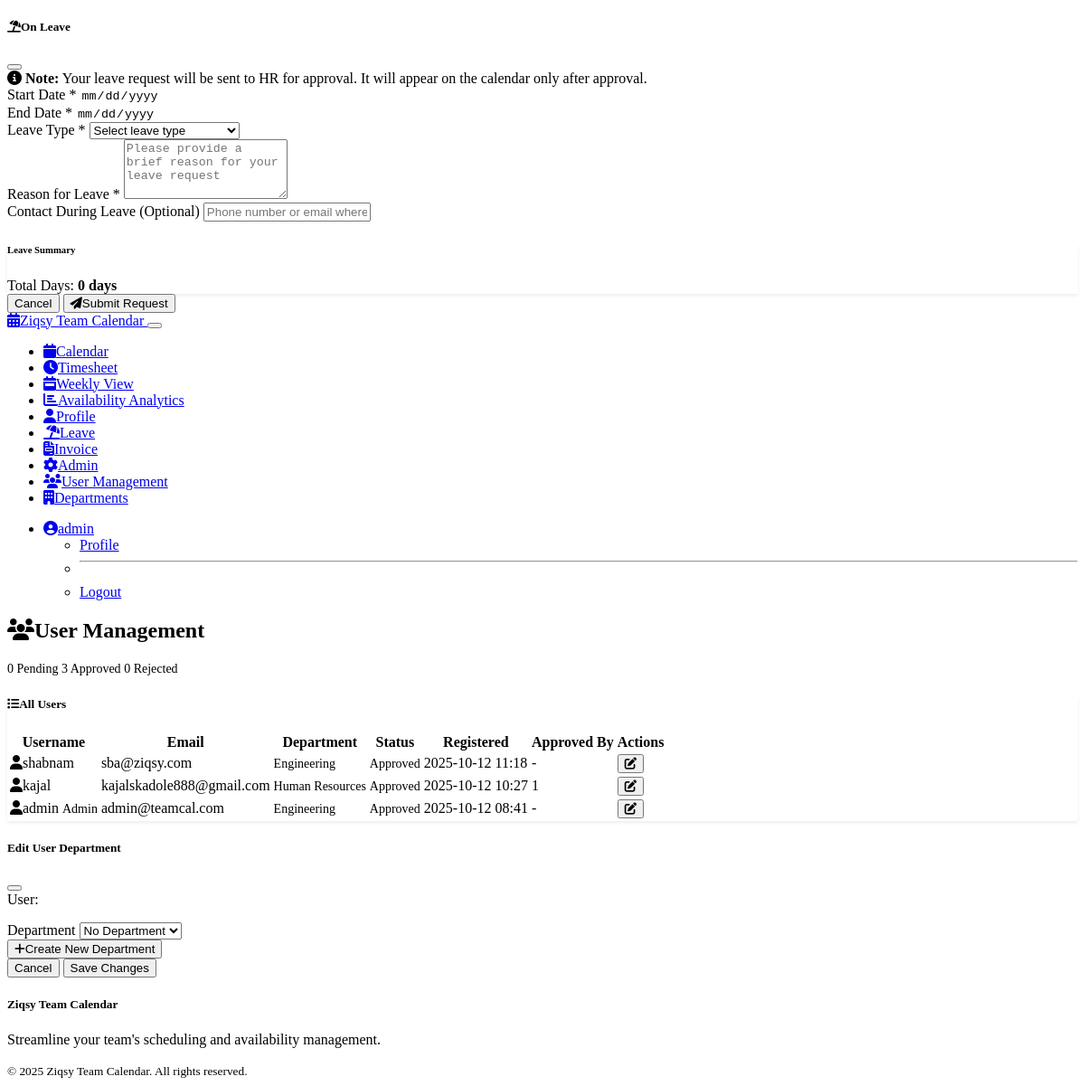
The app's page /admin/users (signed in) with its own data.
### models.py (models this page shows, shortened)
class User(UserMixin, db.Model):
    id = db.Column(db.Integer, primary_key=True)
    username = db.Column(db.String(64), unique=True, nullable=False)
    email = db.Column(db.String(120), unique=True, nullable=False)
    password_hash = db.Column(db.String(256), nullable=False)
    is_admin = db.Column(db.Boolean, default=False)
    approval_status = db.Column(db.String(20), default='pending')  # pending, approved, rejected
    approved_by = db.Column(db.Integer, db.ForeignKey('user.id'), nullable=True)  # Admin who approved
    approved_at = db.Column(db.DateTime, nullable=True)
    department_id = db.Column(db.Integer, db.ForeignKey('department.id'), nullable=True)  # User's department
    staff_number = db.Column(db.String(20), unique=True, nullable=True)  # Employee staff number
    hourly_rate = db.Column(db.Numeric(10, 2), default=10.00)  # Hourly pay rate
    standard_hours = db.Column(db.Integer, default=40)  # Standard weekly hours
    overtime_rate = db.Column(db.Numeric(10, 2), default=15.00)  # Overtime hourly rate
    default_start_time = db.Column(db.String(5), default='09:00')  # Format: HH:MM
    default_end_time = db.Column(db.String(5), default='17:00')    # Format: HH:MM
    timezone = db.Column(db.String(50), default='UTC')  # User's timezone (e.g., 'Asia/Kolkata', 'Europe/Berlin', 'Europe/London')
    created_at = db.Column(db.DateTime, default=func.now())
    role=db.Column(db.String(20), default='user')
    availability_slots = db.relationship('AvailabilitySlot', backref='user', lazy=True, cascade='all, delete-orphan')
    busy_slots = db.relationship('BusySlot', backref='user', lazy=True, cascade='all, delete-orphan')
    timesheet_entries = db.relationship('TimesheetEntry', backref='user', lazy=True, cascade='all, delete-orphan')
    user_status = db.relationship('UserStatus', backref='user', lazy=True, uselist=False, cascade='all, delete-orphan')
    manager_id = db.Column(db.Integer, db.ForeignKey('user.id'))
    manager = db.relationship('User', remote_side=[id], backref='team_members', foreign_keys=[manager_id])
    is_hr = db.Column(db.Boolean, default=False)

class Department(db.Model):
    __tablename__='department'
    id = db.Column(db.Integer, primary_key=True)
    name = db.Column(db.String(100), unique=True, nullable=False)
    description = db.Column(db.Text)
    created_at = db.Column(db.DateTime, default=func.now())
    users = db.relationship('User', backref='department', lazy=True)

### routes.py (the view)
@main_bp.route('/admin/users')
@login_required
def admin_users():
    if not current_user.is_admin:
        flash('Access denied. Admin privileges required.', 'danger')
        return redirect(url_for('main.calendar'))
    users = User.query.order_by(User.created_at.desc()).all()
    return render_template('admin/users.html', users=users)

### app.py (called while the page is built)
@login_manager.user_loader
def load_user(user_id):
    from models import User
    return User.query.get(int(user_id))

### templates/admin/users.html (shortened to what this page needs)
{% extends "base.html" %}
{% block content %}
<div class="container-fluid mt-4">
    <div class="row">
        <div class="col-12">
            <div class="d-flex justify-content-between align-items-center mb-4">
                <h2><i class="fas fa-users me-2"></i>User Management</h2>
                <div>
                    <span class="badge bg-warning me-2" id="pendingCount">
                        {{ users|selectattr('approval_status', 'equalto', 'pending')|list|length }} Pending
                    </span>
                    <span class="badge bg-success me-2">
                        {{ users|selectattr('approval_status', 'equalto', 'approved')|list|length }} Approved
                    </span>
                    <span class="badge bg-danger">
                        {{ users|selectattr('approval_status', 'equalto', 'rejected')|list|length }} Rejected
                    </span>
                </div>
            </div>
            {% set pending_users = users|selectattr('approval_status', 'equalto', 'pending')|list %}
            <div class="card">
                <div class="card-header">
                    <h5 class="mb-0"><i class="fas fa-list me-2"></i>All Users</h5>
                </div>
                <div class="card-body">
                    <div class="table-responsive">
                        <table class="table table-hover">
                            <thead>
                                <tr>
                                    <th>Username</th>
                                    <th>Email</th>
                                    <th>Department</th>
                                    <th>Status</th>
                                    <th>Registered</th>
                                    <th>Approved By</th>
                                    <th>Actions</th>
                                </tr>
                            </thead>
                            <tbody>
                                {% for user in users %}
                                <tr>
                                    <td>
                                        <i class="fas fa-user me-2"></i>{{ user.username }}
                                        {% if user.is_admin %}
                                        <span class="badge bg-primary ms-2">Admin</span>
                                        {% endif %}
                                    </td>
                                    <td>{{ user.email }}</td>
                                    <td>
                                        {% if user.department %}
                                        <span class="badge bg-info">{{ user.department.name }}</span>
                                        {% else %}
                                        <span class="text-muted">No Department</span>
                                        {% endif %}
                                    </td>
                                    <td>
                                        {% if user.approval_status == 'pending' %}
                                        <span class="badge bg-warning">Pending</span>
                                        {% elif user.approval_status == 'approved' %}
                                        <span class="badge bg-success">Approved</span>
                                        {% elif user.approval_status == 'rejected' %}
                                        <span class="badge bg-danger">Rejected</span>
                                        {% endif %}
                                    </td>
                                    <td>{{ user.created_at.strftime('%Y-%m-%d %H:%M') }}</td>
                                    <td>
                                        {% if user.approved_by %}
                                        {{ user.approved_by }}
                                        {% else %}
                                        -
                                        {% endif %}
                                    </td>
                                    <td>
                                        <button class="btn btn-sm btn-primary me-1" onclick="editUserDepartment({{ user.id }}, '{{ user.username }}', {{ user.department.id if user.department else 'null' }})" title="Edit Department">
                                            <i class="fas fa-edit"></i>
                                        </button>
                                    </td>
                                </tr>
                                {% endfor %}
                            </tbody>
                        </table>
                    </div>
                </div>
            </div>
        </div>
    </div>
</div>
<div class="modal fade" id="editDepartmentModal" tabindex="-1">
    <div class="modal-dialog">
        <div class="modal-content">
            <div class="modal-header">
                <h5 class="modal-title">Edit User Department</h5>
                <button type="button" class="btn-close" data-bs-dismiss="modal"></button>
            </div>
            <div class="modal-body">
                <form id="editDepartmentForm">
                    <div class="mb-3">
                        <label class="form-label">User:</label>
                    </div>
                    <div class="mb-3">
                        <label for="editDepartmentSelect" class="form-label">Department</label>
                        <select class="form-select" id="editDepartmentSelect" required>
                            <option value="">No Department</option>
                        </select>
                        <div class="mt-2">
                            <button type="button" class="btn btn-sm btn-outline-success" onclick="showCreateDepartmentForm()">
                                <i class="fas fa-plus me-1"></i>Create New Department
                            </button>
                        </div>
                    </div>
                </form>
            </div>
            <div class="modal-footer">
                <button type="button" class="btn btn-secondary" data-bs-dismiss="modal">Cancel</button>
                <button type="button" class="btn btn-primary" onclick="saveDepartmentChange()">Save Changes</button>
            </div>
        </div>
    </div>
</div>
{% endblock %}

### templates/base.html (shortened to what this page needs)
<!DOCTYPE html>
<html lang="en" data-bs-theme="dark">
<head>
    <link href="https://cdn.replit.com/agent/bootstrap-agent-dark-theme.min.css" rel="stylesheet">
    <link rel="stylesheet" href="https://cdnjs.cloudflare.com/ajax/libs/font-awesome/6.4.0/css/all.min.css">
    <link href='https://cdn.jsdelivr.net/npm/fullcalendar@6.1.8/main.min.css' rel='stylesheet' />
    <link rel="stylesheet" href="{{ url_for('static', filename='css/custom.css') }}">
</head>
<body>
    {% include 'includes/leave_request_modal.html' %}
    <nav class="navbar navbar-expand-lg navbar-dark bg-dark">
        <div class="container">
            <a class="navbar-brand" href="{{ url_for('main.index') }}">
                <i class="fas fa-calendar-alt me-2"></i>Ziqsy Team Calendar
            </a>
            <button class="navbar-toggler" type="button" data-bs-toggle="collapse" data-bs-target="#navbarNav">
            </button>
            <div class="collapse navbar-collapse" id="navbarNav">
                <ul class="navbar-nav me-auto">
                    {% if current_user.is_authenticated %}
                    <li class="nav-item">
                        <a class="nav-link" href="{{ url_for('main.calendar') }}">
                            <i class="fas fa-calendar me-1"></i>Calendar
                        </a>
                    </li>
                    <li class="nav-item">
                        <a class="nav-link" href="{{ url_for('main.timesheet') }}">
                            <i class="fas fa-clock me-1"></i>Timesheet
                        </a>
                    </li>
                    <li class="nav-item">
                        <a class="nav-link" href="{{ url_for('main.weekly_timesheet') }}">
                            <i class="fas fa-calendar-week me-1"></i>Weekly View
                        </a>
                    </li>
                    {% if current_user.is_admin %}
                    <li class="nav-item">
                        <a class="nav-link" href="{{ url_for('main.availability_analytics_page') }}">
                            <i class="fas fa-chart-bar me-1"></i>Availability Analytics
                        </a>
                    </li>
                    {% endif %}
                    <li class="nav-item">
                        <a class="nav-link" href="{{ url_for('main.profile') }}">
                            <i class="fas fa-user me-1"></i>Profile
                        </a>
                    </li>
                    <li class="nav-item">
                        <a class="nav-link" href="{{ url_for('main.leave_requests_page') }}">
                            <i class="fas fa-umbrella-beach me-1"></i>Leave
                        </a>
                    </li>
                    <li class="nav-item">
                        <a class="nav-link" href="{{ url_for('main.generate_invoice', user_id=current_user.id) }}">
                            <i class="fas fa-file-invoice me-1"></i>Invoice
                        </a>
                    </li>
                    {% if current_user.is_admin %}
                    <li class="nav-item">
                        <a class="nav-link" href="{{ url_for('main.admin') }}">
                            <i class="fas fa-cog me-1"></i>Admin
                        </a>
                    </li>
                    <li class="nav-item">
                        <a class="nav-link" href="{{ url_for('main.admin_users') }}">
                            <i class="fas fa-users me-1"></i>User Management
                        </a>
                    </li>
                    <li class="nav-item">
                        <a class="nav-link" href="{{ url_for('main.admin_departments') }}">
                            <i class="fas fa-building me-1"></i>Departments
                        </a>
                    </li>
                    {% endif %}
                    {% endif %}
                </ul>
                <ul class="navbar-nav">
                    {% if current_user.is_authenticated %}
                    <li class="nav-item dropdown">
                        <a class="nav-link dropdown-toggle" href="#" id="navbarDropdown" role="button" data-bs-toggle="dropdown">
                            <i class="fas fa-user-circle me-1"></i>{{ current_user.username }}
                        </a>
                        <ul class="dropdown-menu">
                            <li><a class="dropdown-item" href="{{ url_for('main.profile') }}">Profile</a></li>
                            <li><hr class="dropdown-divider"></li>
                            <li><a class="dropdown-item" href="{{ url_for('main.logout') }}">Logout</a></li>
                        </ul>
                    </li>
                    {% endif %}
                </ul>
            </div>
        </div>
    </nav>
    <main class="container my-4">
        {% block content %}{% endblock %}
    </main>
    <footer class="bg-dark text-light py-4 mt-5">
        <div class="container">
            <div class="row">
                <div class="col-md-6">
                    <h5>Ziqsy Team Calendar</h5>
                    <p class="mb-0">Streamline your team's scheduling and availability management.</p>
                </div>
                <div class="col-md-6 text-md-end">
                    <small>&copy; 2025 Ziqsy Team Calendar. All rights reserved.</small>
                </div>
            </div>
        </div>
    </footer>
</body>
</html>

### static/css/custom.css (style rules this page uses)
.card { box-shadow: 0 0.125rem 0.25rem rgba(0, 0, 0, 0.075); transition: box-shadow 0.15s ease-in-out; }
.badge { font-size: 0.875em; }
.modal-content { border: 1px solid var(--bs-border-color); }

### records on screen
User: username "admin", is_admin "Admin", email "admin@teamcal.com", department.name "Engineering", approval_status "Approved", created_at "2025-10-12 08:41"
User: username "shabnam", email "sba@ziqsy.com", department.name "Engineering", approval_status "Approved", created_at "2025-10-12 11:18"
User: username "kajal", email "kajalskadole888@gmail.com", department.name "Human Resources", approval_status "Approved", created_at "2025-10-12 10:27", approved_by "1"

### other values on screen
{{ users|selectattr('approval_status', 'equalto', 'pending')|list|length }} "0"
{{ users|selectattr('approval_status', 'equalto', 'approved')|list|length }} "3"
{{ users|selectattr('approval_status', 'equalto', 'rejected')|list|length }} "0"
